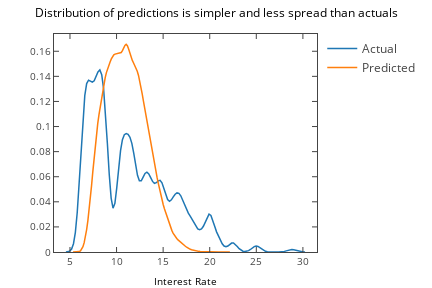

Notebook cell for this chart:
### Code cell
%matplotlib inline
import matplotlib.pyplot as plt
from plotly.offline import init_notebook_mode, iplot
from plotly.tools import mpl_to_plotly
import seaborn as sns
init_notebook_mode(connected=True)

y_pred_log = pipeline.predict(X)
y_pred = np.expm1(y_pred_log)

fig, ax = plt.subplots()
sns.distplot(history['Interest Rate'], hist=False, kde=True, ax=ax, label='Actual')
sns.distplot(y_pred, hist=False, kde=True, ax=ax, label='Predicted')
ax.set_title('Distribution of predictions is simpler and less spread than actuals')
ax.legend().set_visible(False)

plotly_fig = mpl_to_plotly(fig)
plotly_fig['layout']['showlegend'] = True

iplot(plotly_fig)
